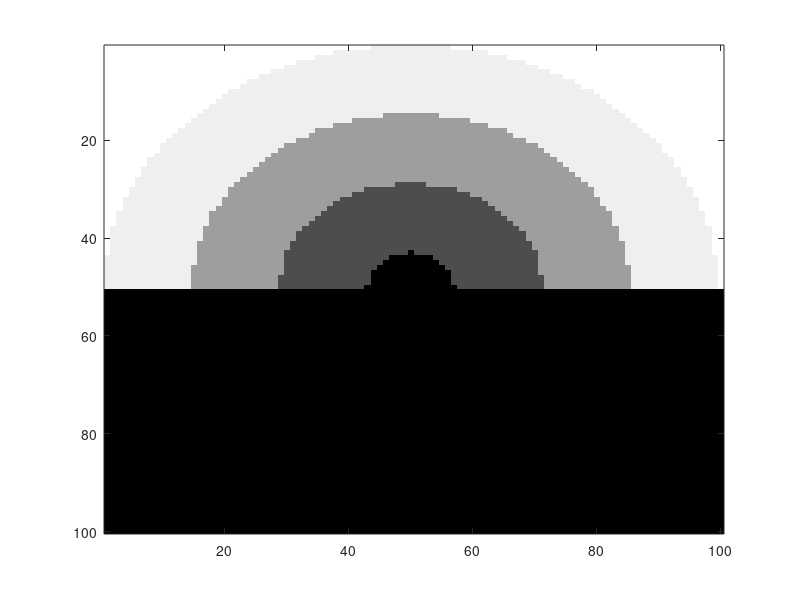
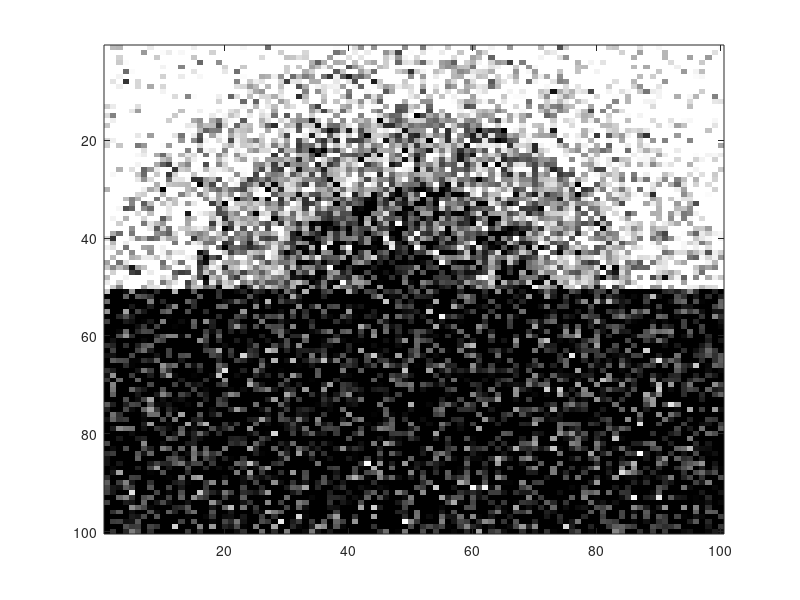

Recreate these plots in MATLAB, in order. (Note: this script raises an error after producing the figures.)
%%
% This is an image denoising example with BP
% We construct a noisy image of a rainbow and connects the
% pixels in a grid pattern to form a pairwise Markov Random Field.

%% SET THIS!!
% this should be the location of graphlab.a etc
BINARY_DIRECTORY = [getenv('HOME') '/graphlabapi/graphlabapi/release/src/graphlab'];
%%
% Image dimensions and arity
arity = 5;
imgdim = 100;
%% generate images
% This generates a clean rainbow image
cleanimg = zeros(imgdim,imgdim);
maxd = [imgdim,imgdim]/2;
maxd = sqrt(sum(maxd.*maxd));
for i = 1:(imgdim/2)
    for j = 1:imgdim
        d = [i,j] - ([imgdim,imgdim]/2);
        d = sqrt(sum(d.*d));
        cleanimg(i,j) = round(d / maxd * arity);
    end
end
cleanimg(cleanimg >= arity) = arity - 1;

% make noisy image by adding random gaussian noise
noisyimg = cleanimg + randn(imgdim);
%% display images
figure;
image(cleanimg / arity * 100);
colormap('gray');
figure;
image(noisyimg / arity * 100);
colormap('gray');
%% generate vertex data
vdata = {};
for i = 1:imgdim
    for j = 1:imgdim
        vtx.belief = ones(1,arity); % Reset the vertex belief
        % set the unary potential to be a gaussian pdf around the noisy image
        vtx.unary = pdf('norm',0:(arity-1), noisyimg(i,j), 1); 
        % normalize
        vtx.unary = vtx.unary ./ sum(vtx.unary);
        % Vertices are numbered from 1. Assign the vertex data.
        vdata{(i-1)*100+j} = vtx;
    end
end

%% generate laplace edgedata

edge.binary = zeros(arity);
for i = 1:arity
    for j = 1:arity
        edge.binary(i,j) = exp(-3 * abs(i-j));
    end
end
edge.msg = ones(1,5);
% We only need one entry in the edge data since all edges have identical values
edata = {edge};
%% generate adjacency matrix
% connect up data in a grid
adj =sparse(length(vdata),length(vdata));
for xi = 1:imgdim
    for xj = 1:imgdim
        if (xi - 1 >= 1) 
            adj((xi-1)*100+xj, (xi-2)*100+xj) = 1;
        end
        if (xi + 1 <= imgdim) 
            adj((xi-1)*100+xj, (xi)*100+xj) = 1;
        end
        if (xj - 1 >= 1) 
            adj((xi-1)*100+xj, (xi-1)*100+xj-1) = 1;
        end
        if (xj + 1 <= imgdim) 
            adj((xi-1)*100+xj, (xi-1)*100+xj+1) = 1;
        end
    end
end
%% compile update function
compile_update_function({'bp_update'}, vdata{1},edata{1}, BINARY_DIRECTORY, 'bp', 'bp', 3);
%% set options
options.initial_schedule(1).update_function = 'bp_update';
options.initial_schedule(1).vertices=uint32(1:(imgdim * imgdim));
options.initial_schedule(1).priorities=ones(size(options.initial_schedule(1).vertices));
options.scheduler = 'splash(50)';
options.ncpus = 4;
options.scope = 'edge';
%% cd in the BP directory and call
cd bp
%%
[v2,adj2,e2] = bp(vdata,adj,edata, options);
%%
cd ..
%% display output

outputimg = zeros(imgdim);
for i = 1:imgdim
    for j = 1:imgdim
        [c,idx] = max(v2{(i-1)*100+j}.belief);
        outputimg(i,j) = idx;
    end
end
figure;
imagesc(outputimg);
colormap('gray');
